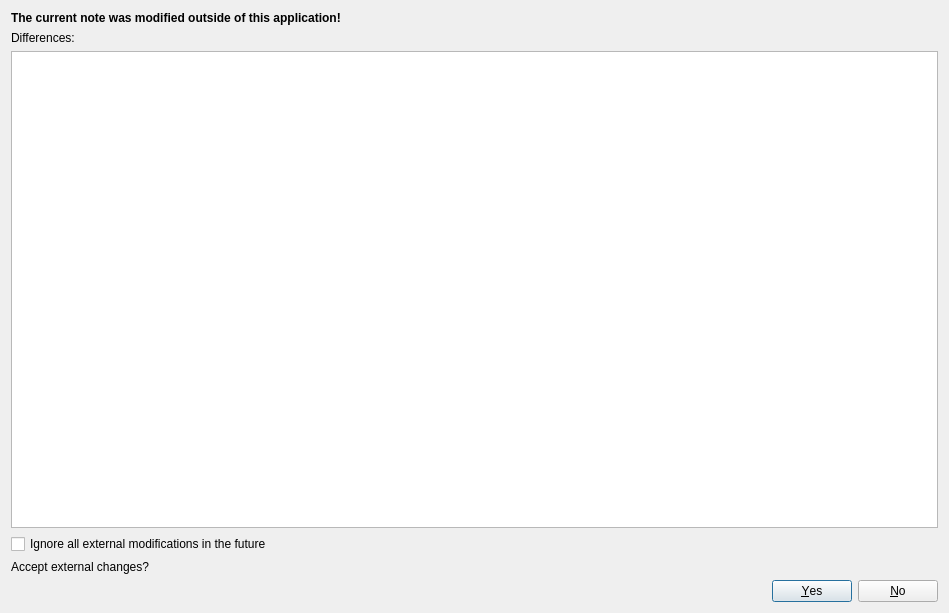
<?xml version="1.0" encoding="UTF-8"?>
<ui version="4.0">
 <class>NoteDiffDialog</class>
 <widget class="QDialog" name="NoteDiffDialog">
  <property name="windowModality">
   <enum>Qt::ApplicationModal</enum>
  </property>
  <property name="geometry">
   <rect>
    <x>0</x>
    <y>0</y>
    <width>949</width>
    <height>613</height>
   </rect>
  </property>
  <property name="windowTitle">
   <string>Note was modified externaly!</string>
  </property>
  <property name="windowIcon">
   <iconset theme="dialog-information" resource="../breeze-qownnotes.qrc">
    <normaloff>:/icons/breeze-qownnotes/16x16/dialog-information.svg</normaloff>:/icons/breeze-qownnotes/16x16/dialog-information.svg</iconset>
  </property>
  <property name="modal">
   <bool>true</bool>
  </property>
  <layout class="QGridLayout" name="gridLayout">
   <item row="0" column="0">
    <layout class="QVBoxLayout" name="verticalLayout">
     <property name="spacing">
      <number>6</number>
     </property>
     <property name="sizeConstraint">
      <enum>QLayout::SetMinAndMaxSize</enum>
     </property>
     <item>
      <widget class="QLabel" name="label_2">
       <property name="styleSheet">
        <string notr="true">QLabel {font-weight: bold;}</string>
       </property>
       <property name="text">
        <string>The current note was modified outside of this application!</string>
       </property>
      </widget>
     </item>
     <item>
      <widget class="QLabel" name="label_3">
       <property name="text">
        <string>Differences:</string>
       </property>
      </widget>
     </item>
     <item>
      <widget class="QTextEdit" name="textEdit">
       <property name="readOnly">
        <bool>true</bool>
       </property>
       <property name="html">
        <string notr="true">&lt;!DOCTYPE HTML PUBLIC &quot;-//W3C//DTD HTML 4.0//EN&quot; &quot;http://www.w3.org/TR/REC-html40/strict.dtd&quot;&gt;
&lt;html&gt;&lt;head&gt;&lt;meta name=&quot;qrichtext&quot; content=&quot;1&quot; /&gt;&lt;style type=&quot;text/css&quot;&gt;
p, li { white-space: pre-wrap; }
&lt;/style&gt;&lt;/head&gt;&lt;body style=&quot; font-family:'Noto Sans'; font-size:11pt; font-weight:400; font-style:normal;&quot;&gt;
&lt;p style=&quot;-qt-paragraph-type:empty; margin-top:0px; margin-bottom:0px; margin-left:0px; margin-right:0px; -qt-block-indent:0; text-indent:0px; font-family:'Sans Serif'; font-size:9pt;&quot;&gt;&lt;br /&gt;&lt;/p&gt;&lt;/body&gt;&lt;/html&gt;</string>
       </property>
      </widget>
     </item>
     <item>
      <widget class="QCheckBox" name="ignoreAllExternalChangesCheckBox">
       <property name="text">
        <string>Ignore all external modifications in the future</string>
       </property>
      </widget>
     </item>
     <item>
      <widget class="QLabel" name="label">
       <property name="text">
        <string>Accept external changes?</string>
       </property>
      </widget>
     </item>
     <item>
      <widget class="QDialogButtonBox" name="buttonBox">
       <property name="sizePolicy">
        <sizepolicy hsizetype="Expanding" vsizetype="Fixed">
         <horstretch>0</horstretch>
         <verstretch>0</verstretch>
        </sizepolicy>
       </property>
       <property name="minimumSize">
        <size>
         <width>200</width>
         <height>0</height>
        </size>
       </property>
       <property name="maximumSize">
        <size>
         <width>1000</width>
         <height>16777215</height>
        </size>
       </property>
       <property name="orientation">
        <enum>Qt::Horizontal</enum>
       </property>
       <property name="standardButtons">
        <set>QDialogButtonBox::No|QDialogButtonBox::Yes</set>
       </property>
      </widget>
     </item>
    </layout>
   </item>
  </layout>
 </widget>
 <resources>
  <include location="../breeze-qownnotes.qrc"/>
 </resources>
 <connections>
  <connection>
   <sender>buttonBox</sender>
   <signal>accepted()</signal>
   <receiver>NoteDiffDialog</receiver>
   <slot>accept()</slot>
   <hints>
    <hint type="sourcelabel">
     <x>248</x>
     <y>254</y>
    </hint>
    <hint type="destinationlabel">
     <x>157</x>
     <y>274</y>
    </hint>
   </hints>
  </connection>
  <connection>
   <sender>buttonBox</sender>
   <signal>rejected()</signal>
   <receiver>NoteDiffDialog</receiver>
   <slot>reject()</slot>
   <hints>
    <hint type="sourcelabel">
     <x>316</x>
     <y>260</y>
    </hint>
    <hint type="destinationlabel">
     <x>286</x>
     <y>274</y>
    </hint>
   </hints>
  </connection>
 </connections>
</ui>
